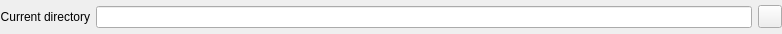
<?xml version="1.0" encoding="UTF-8"?>
<ui version="4.0">
 <class>dir_widget</class>
 <widget class="QWidget" name="dir_widget">
  <property name="geometry">
   <rect>
    <x>0</x>
    <y>0</y>
    <width>782</width>
    <height>34</height>
   </rect>
  </property>
  <property name="minimumSize">
   <size>
    <width>0</width>
    <height>25</height>
   </size>
  </property>
  <property name="windowTitle">
   <string>DirectoryWidget</string>
  </property>
  <layout class="QHBoxLayout" name="horizontalLayout">
   <property name="leftMargin">
    <number>0</number>
   </property>
   <property name="topMargin">
    <number>0</number>
   </property>
   <property name="rightMargin">
    <number>0</number>
   </property>
   <property name="bottomMargin">
    <number>0</number>
   </property>
   <item>
    <widget class="QLabel" name="label">
     <property name="sizePolicy">
      <sizepolicy hsizetype="Fixed" vsizetype="Fixed">
       <horstretch>0</horstretch>
       <verstretch>0</verstretch>
      </sizepolicy>
     </property>
     <property name="layoutDirection">
      <enum>Qt::LeftToRight</enum>
     </property>
     <property name="text">
      <string>Current directory</string>
     </property>
     <property name="alignment">
      <set>Qt::AlignRight|Qt::AlignTrailing|Qt::AlignVCenter</set>
     </property>
     <property name="buddy">
      <cstring>edit</cstring>
     </property>
    </widget>
   </item>
   <item>
    <widget class="QLineEdit" name="edit"/>
   </item>
   <item>
    <widget class="QToolButton" name="button"/>
   </item>
  </layout>
 </widget>
 <resources/>
 <connections/>
</ui>
